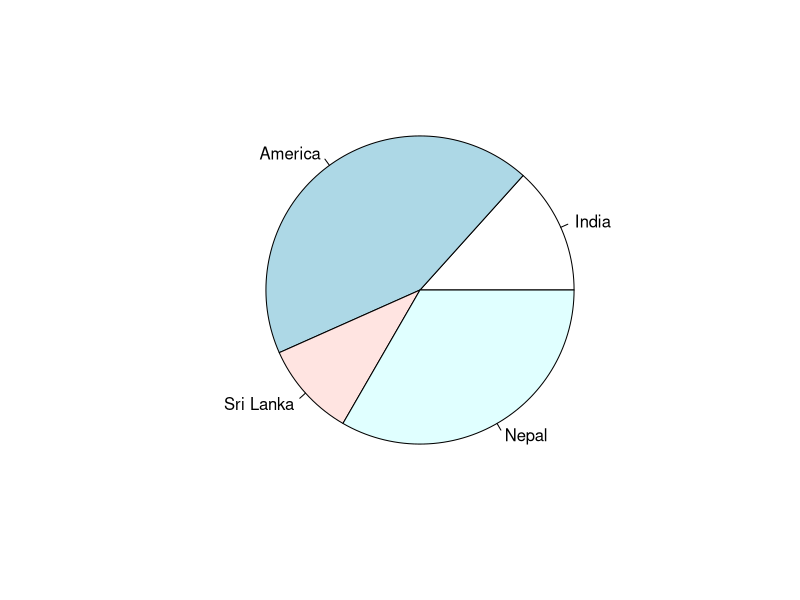

This chart was generated by the following R code:

# Creating data for the graph.  
x <- c(20, 65, 15, 50)  
labels <- c("India", "America", "Sri Lanka", "Nepal")  
# Giving the chart file a name.  

# Plotting the chart.  
pie(x,labels)  
# Saving the file.  

